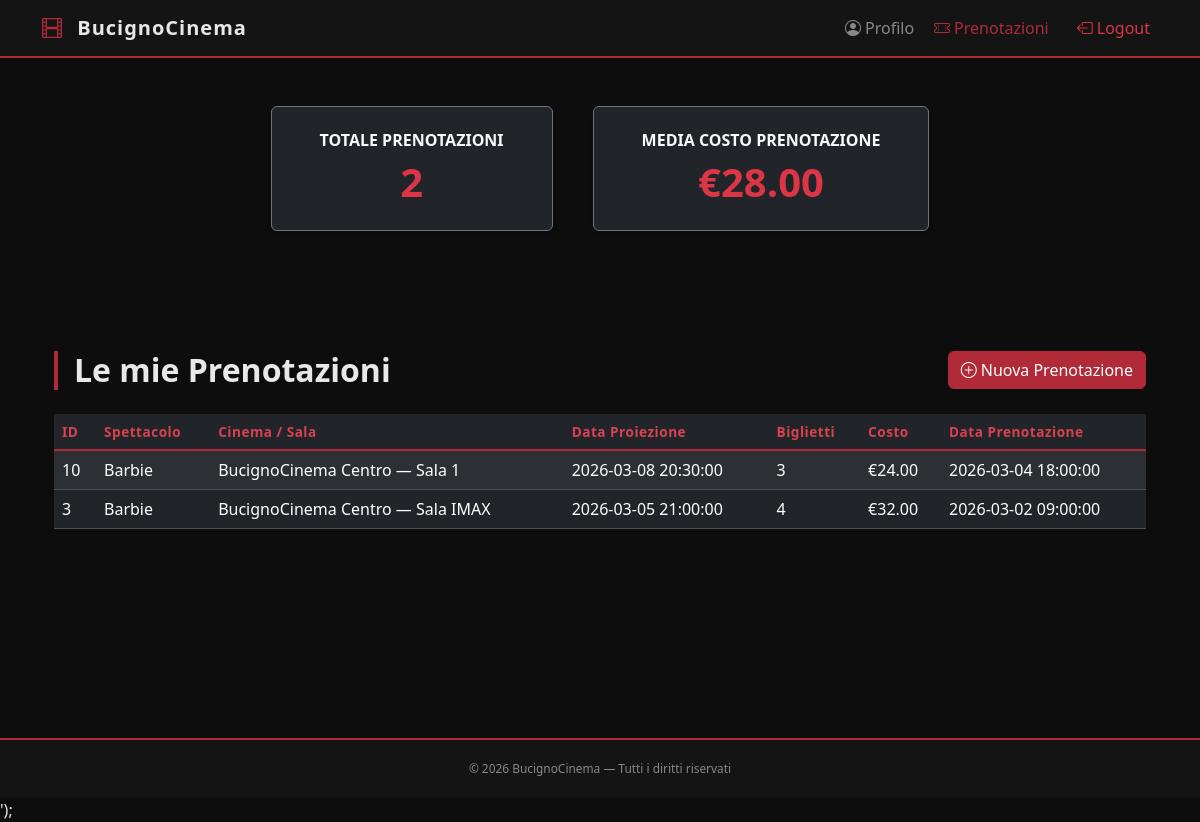
Screenshot of /Sub_User/user-prenotazioni.php (signed in) with the database file from the repository.
### tables this page shows
CREATE TABLE `prenotazione` (
  `id` int(11) NOT NULL,
  `data_operazione` datetime DEFAULT NULL,
  `numero_biglietti` int(11) NOT NULL,
  `costo` decimal(6,2) DEFAULT NULL,
  `id_cliente` int(11) NOT NULL,
  `id_proiezione` int(11) NOT NULL
);

CREATE TABLE `spettacolo` (
  `id` int(11) NOT NULL,
  `titolo` varchar(100) NOT NULL,
  `trama` text DEFAULT NULL,
  `id_tematica` int(11) DEFAULT NULL,
  `id_regista` int(11) DEFAULT NULL,
  `id_casa_produttrice` int(11) DEFAULT NULL,
  `attivo` enum('true','false') NOT NULL
);

CREATE TABLE `cinema` (
  `id` int(11) NOT NULL,
  `nome` varchar(100) NOT NULL,
  `indirizzo` varchar(150) DEFAULT NULL,
  `citta` varchar(50) DEFAULT NULL,
  `attivo` enum('true','false') NOT NULL
);

CREATE TABLE `sala` (
  `id` int(11) NOT NULL,
  `nome` varchar(50) DEFAULT NULL,
  `capienza` int(11) NOT NULL,
  `id_cinema` int(11) NOT NULL,
  `attivo` tinyint(1) NOT NULL DEFAULT 1
);

CREATE TABLE `proiezione` (
  `id` int(11) NOT NULL,
  `data_ora` datetime NOT NULL,
  `id_spettacolo` int(11) NOT NULL,
  `id_sala` int(11) NOT NULL
);

### Sub_user/user-prenotazioni.php (the view, shortened to what this page needs)
<?php
require_once __DIR__ . "/../config/db.php";
$prenotazioni = $pdo->prepare("
    SELECT pr.id, pr.data_operazione, pr.numero_biglietti, pr.costo,
           s.titolo AS spettacolo, p.data_ora, c.nome AS cinema, sa.nome AS sala
    FROM prenotazione pr
    JOIN proiezione p ON pr.id_proiezione = p.id
    JOIN spettacolo s ON p.id_spettacolo = s.id
    JOIN sala sa ON p.id_sala = sa.id
    JOIN cinema c ON sa.id_cinema = c.id
    WHERE pr.id_cliente = :id
    ORDER BY pr.data_operazione DESC
");
$prenotazioni->execute([':id' => $_SESSION['user_id']]);
$prenotazioni = $prenotazioni->fetchAll(PDO::FETCH_ASSOC);
$righe = '';
if (empty($prenotazioni)) {
    $righe = "<tr><td colspan='7' class='text-center text-muted'>Nessuna prenotazione effettuata</td></tr>";
} else {
    foreach ($prenotazioni as $p) {
        $spettacolo = htmlspecialchars($p['spettacolo']);
        $cinema     = htmlspecialchars($p['cinema']);
        $sala       = htmlspecialchars($p['sala']);
        $dataOp     = htmlspecialchars($p['data_operazione'] ?? '—');
        $dataProi   = htmlspecialchars($p['data_ora']);
        $costo      = number_format($p['costo'], 2);
        $righe .= "
        <tr>
            <td>{$p['id']}</td>
            <td>{$spettacolo}</td>
            <td>{$cinema} — {$sala}</td>
            <td>{$dataProi}</td>
            <td>{$p['numero_biglietti']}</td>
            <td>€{$costo}</td>
            <td>{$dataOp}</td>
        </tr>";
    }
}
$optProiezioni = '<option value="" disabled selected>Seleziona proiezione...</option>';
$title      = 'Le mie Prenotazioni';
$activePage = 'prenotazioni';
$stmt = "SELECT COUNT(*) AS totale_prenotazioni FROM prenotazione WHERE id_cliente = {$_SESSION['user_id']}";
$result = $pdo->query($stmt)->fetch(PDO::FETCH_ASSOC);
$valore_db = $result['totale_prenotazioni'];
$stmt = "SELECT AVG(costo) AS costo_medio FROM prenotazione WHERE id_cliente = {$_SESSION['user_id']}";
$result = $pdo->query($stmt)->fetch(PDO::FETCH_ASSOC);
$costo_medio = number_format($result['costo_medio'], 2);
$body = "
        <input type='hidden' name='id_cliente' value='{$_SESSION['user_id']}'>
            <select class='form-select' name='id_proiezione' id='selectProiezione' required onchange='calcolaCosto()'>{$optProiezioni}</select>
<div class='container-fluid text-white p-4 justify-content-between align-items-center mb-4'>
    <div class='row justify-content-center mb-5 gap-3'>
        <div class='col-auto'>
            <div class='card bg-dark border-secondary rounded shadow-sm'>
                <div class='card-body text-center p-4 px-5'>
                    <h6 class='text-uppercase mb-2 text-light fw-semibold'>
                        Totale Prenotazioni
                    </h6>
                    <h2 class='fw-bold mb-0 text-danger display-6'>
                        {$valore_db}
                    </h2>
                </div>
            </div>
        </div>
        <div class='col-auto'>
            <div class='card bg-dark border-secondary rounded shadow-sm'>
                <div class='card-body text-center p-4 px-5'>
                    <h6 class='text-uppercase mb-2 text-light fw-semibold'>
                        Media Costo Prenotazione
                    </h6>
                    <h2 class='fw-bold mb-0 text-danger display-6'>
                        €{$costo_medio}
                    </h2>
                </div>
            </div>
        </div>
    </div>
</div>
<div class='container py-4'>
    <div class='d-flex justify-content-between align-items-center mb-4'>
        <h2 class='sezione-titolo mb-0'>Le mie Prenotazioni</h2>
        <button class='btn btn-danger' data-bs-toggle='modal' data-bs-target='#addPrenotazioneModal'>
            <i class='bi bi-plus-circle me-1'></i>Nuova Prenotazione
        </button>
    </div>
    <div class='table-responsive'>
        <table class='table table-striped table-dark' id='UserprenotazioniTable'>
            <thead>
                <tr>
                    <th>ID</th>
                    <th>Spettacolo</th>
                    <th>Cinema / Sala</th>
                    <th>Data Proiezione</th>
                    <th>Biglietti</th>
                    <th>Costo</th>
                    <th>Data Prenotazione</th>
                </tr>
            </thead>
            <tbody>{$righe}</tbody>
        </table>
    </div>
</div>
";
$template = file_get_contents("../inc/user_page.inc.php");
$template = str_replace("{{title}}",  $title,  $template);
$template = str_replace("{{body}}",   $body,   $template);
$voci = ['profilo', 'prenotazioni'];
foreach ($voci as $voce) {
    $template = str_replace("{{active_$voce}}", $activePage === $voce ? 'active' : '', $template);
}
echo $template;

### assets/css/styles.css (style rules this page uses)
:root { --rosso: #b02a37; --rosso-scuro: #6b1520; --rosso-chiaro: #d9424f; --nero: #0d0d0d; --grigio-1: #141414; --grigio-2: #1e1e1e; --grigio-3: #2a2a2a; --testo: #e8e8e8; --testo-muted: #888888; --accento: #2a4a35; }
* { box-sizing: border-box; }
body { background-color: var(--nero); color: var(--testo); font-family: 'Segoe UI', sans-serif; }
.navbar { background-color: var(--grigio-1) !important; border-bottom: 2px solid var(--rosso); }
.navbar-brand { color: var(--testo) !important; letter-spacing: 1px; }
.sezione-titolo { color: var(--testo); font-weight: 700; border-left: 4px solid var(--rosso); padding-left: 16px; margin-bottom: 32px; }
footer { background-color: var(--grigio-1); border-top: 2px solid var(--rosso); padding: 20px; text-align: center; color: var(--testo-muted); font-size: 0.85rem; }
.table-dark thead tr { border-bottom: 2px solid #b02a37; }
.table-dark thead th { color: #d9424f; font-weight: 600; font-size: 0.85rem; letter-spacing: 0.5px; }
.btn-danger { background-color: #b02a37 !important; border-color: #b02a37 !important; }
.btn-danger { background-color: var(--rosso) !important; border-color: var(--rosso) !important; }
.navbar-nav .nav-link { color: var(--testo-muted); transition: color 0.2s; }
.navbar-nav .nav-link:hover, .navbar-nav .nav-link.active { color: var(--rosso) !important; }

### rows the page displays
prenotazione: id "10", spettacolo.titolo "Barbie", cinema.nome "BucignoCinema Centro", sala.nome "Sala 1", id_proiezione.data_ora "2026-03-08 20:30:00", numero_biglietti "3", costo "24.00", data_operazione "2026-03-04 18:00:00"
prenotazione: id "3", spettacolo.titolo "Barbie", cinema.nome "BucignoCinema Centro", sala.nome "Sala IMAX", id_proiezione.data_ora "2026-03-05 21:00:00", numero_biglietti "4", costo "32.00", data_operazione "2026-03-02 09:00:00"

### other values shown
$valore_db "2"
$costo_medio "28.00"
